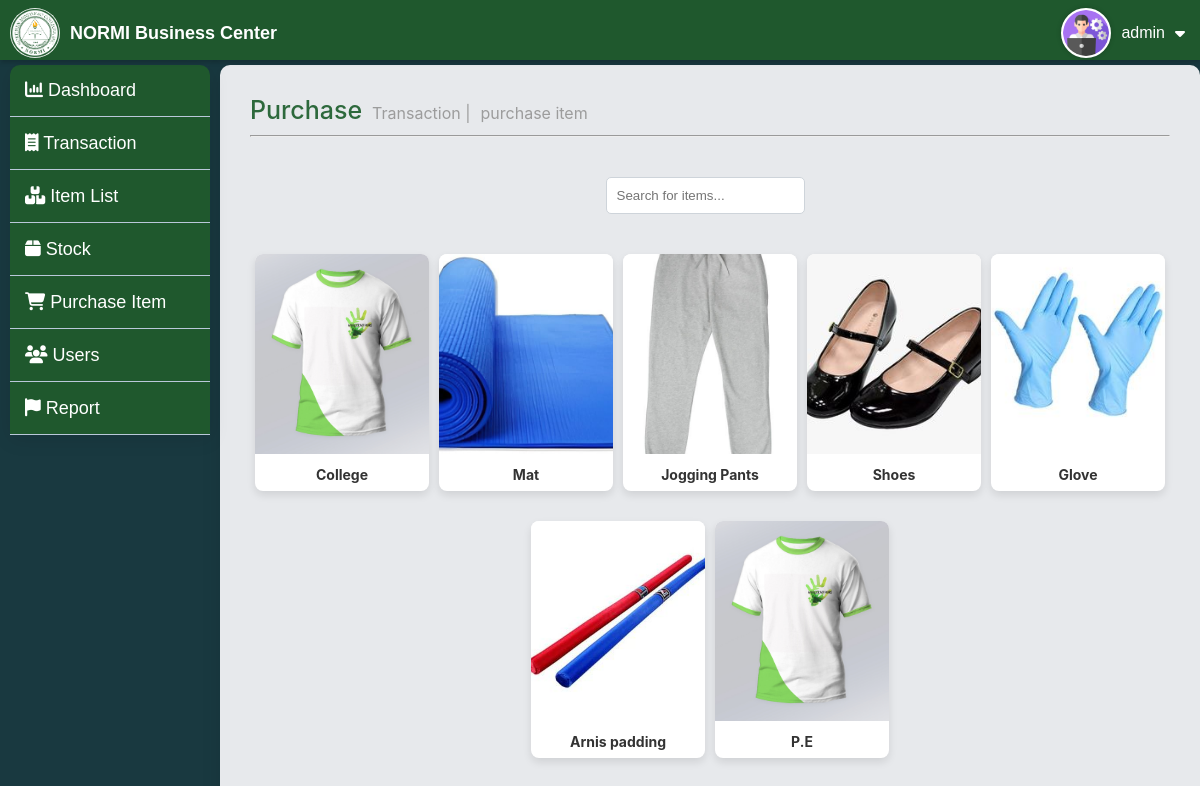
Page /admin/purchases.php (signed in) on the committed database.
### tables this page shows
CREATE TABLE `inventory` (
  `id` int(11) NOT NULL,
  `name` varchar(100) NOT NULL,
  `barcode` varchar(100) NOT NULL,
  `quantity` int(11) NOT NULL,
  `price` decimal(10,2) NOT NULL,
  `item_code` varchar(50) NOT NULL,
  `size` varchar(20) NOT NULL,
  `image` varchar(255) NOT NULL,
  `year_level` varchar(30) NOT NULL,
  `category` varchar(255) NOT NULL,
  `description` varchar(225) NOT NULL
);

### admin/purchases.php (the view, shortened to what this page needs)
<?php
include '../db.php';
try {
    $pdo = new PDO("mysql:host=$host;dbname=$dbname", $username, $password);
    $pdo->setAttribute(PDO::ATTR_ERRMODE, PDO::ERRMODE_EXCEPTION);
} catch (PDOException $e) {
    die("Could not connect to the database: " . $e->getMessage());
}
$query = $pdo->query("SELECT * FROM inventory");
$allProducts = $query->fetchAll(PDO::FETCH_ASSOC);
$groupedProducts = [];
foreach ($allProducts as $product) {
    $name = $product['name'];
    if (!isset($groupedProducts[$name])) {
        $groupedProducts[$name] = $product;
        $groupedProducts[$name]['sizes'] = explode(',', $product['size']);
    } else {
        $additionalSizes = explode(',', $product['size']);
        $groupedProducts[$name]['sizes'] = array_unique(array_merge($groupedProducts[$name]['sizes'], $additionalSizes));
    }
}
?>
<!DOCTYPE html>
<html lang="en">
<head>
    <link rel="stylesheet" href="css/purchases.css">
</head>
<body>
    <?php include_once('navbar.php'); ?>
    <?php include_once('sidebar.php'); ?>
    <div class="container">
        <div class="toplabel">
            <h1>Purchase</h1>
            <p>Transaction | </p>
            <p>purchase item</p>
        </div>
        <hr>
        <div class="container-display">
            <div class="search-bar">
                    <input type="text" id="search" placeholder="Search for items..." onkeyup="filterProducts()">
                </div>
        </div>
        <div class="container-display">
            <?php foreach ($groupedProducts as $index => $product): ?>
                <div class="card" onclick="toggleSizes('<?php echo htmlspecialchars($index); ?>')">
                    <?php
                        $imagePath = '../uploads/' . htmlspecialchars($product['image']);
                        if (!empty($product['image']) && file_exists($imagePath)):
                    ?>
                        <img src="<?php echo $imagePath; ?>" alt="<?php echo htmlspecialchars($product['name']); ?>" onerror="this.onerror=null; this.src='uploads/default.jpg';">
                    <?php else: ?>
                        <img src="uploads/default.jpg" alt="Default Image">
                    <?php endif; ?>
                    <div class="card-title"><?php echo htmlspecialchars($product['name']); ?></div>
                </div>
            <?php endforeach; ?>
        </div>
    </div>
</body>
</html>

### admin/navbar.php (shortened to what this page needs)
<?php
include_once '../db.php';
try {
    $pdo = new PDO("mysql:host=$host;dbname=$dbname", $username, $password);
    $pdo->setAttribute(PDO::ATTR_ERRMODE, PDO::ERRMODE_EXCEPTION);
} catch (PDOException $e) {
    error_log("Database connection error: " . $e->getMessage());
    die("Could not connect to the database. Please try again later.");
}
if (isset($_SESSION['all_username'])) {
    $stmt = $pdo->prepare("SELECT username FROM admins WHERE username = :username");
    $stmt->bindParam(':username', $_SESSION['all_username'], PDO::PARAM_STR);
    $stmt->execute();
    $user = $stmt->fetch(PDO::FETCH_ASSOC);
    if ($user) {
        $username = $user['username'];
    }
}
?>
<!DOCTYPE html>
<html lang="en">
<head>
    <link rel="stylesheet" href="https://cdnjs.cloudflare.com/ajax/libs/font-awesome/6.6.0/css/all.min.css">
    <link rel="stylesheet" href="css/navbar.css">
</head>
<body>
    <nav class="navbar">
        <div class="logo">
            <img src="../img/logohome.png" alt="Logo">
            <h1>NORMI Business Center</h1>
        </div>
        <div class="username">
            <div class="user">
                <div class="userpic">
                <img src="../img/admin.png" alt="User Picture">
                </div>
                <p aria-label="Logged-in Username"><?php echo htmlspecialchars($username); ?></p>
                <i class="fa-solid fa-caret-down" style="color: #fff"></i>
            </div>
        </div>
    </nav>
</body>
</html>

### admin/css/purchases.css (style rules this page uses)
* { box-sizing: border-box; margin: 0; padding: 0; }
body { font-family: Arial, sans-serif; background-color: #193940; }
.navbar { position: fixed; top: 0; left: 0; width: 100%; height: 60px; z-index: 1000; display: flex; flex-wrap: wrap; align-items: center; justify-content: space-between; background-color: #1f582d; padding: 5px 10px; box-shadow: 0 2px 5px rgba(0, 0, 0, 0.2); }
.username { max-width: 300px; cursor: pointer; transition: 0.5ms; }
.user { padding: 3px 5px; display: flex; align-items: center; justify-content: left; max-width: 300px; }
.user p { color: #fff; margin: 0; padding: 0 10px; font-weight: 500; }
.userpic { width: 50px; height: 50px; border-radius: 50%; background-color: white; }
.logo { display: flex; align-items: center; color: #fff; gap: 10px; cursor: pointer; }
.logo > h1 { font-size: 18px; font-weight: bold; }
.logo > img { border-radius: 50%; height: 50px; background-color: #fff; }
.container { margin-top: 65px; margin-left: 220px; background-color: #e7e9ec; border-radius: 10px; box-shadow: 0 4px 20px rgba(0, 0, 0, 0.1); display: flex; flex-direction: column; padding: 30px; height: 2000px; font-family: -apple-system, BlinkMacSystemFont, Segoe UI, Roboto, Helvetica Neue, Arial, sans-serif; }
.toplabel { display: flex; gap: 10px; align-items: baseline; font-family: -apple-system, BlinkMacSystemFont, Segoe UI, Roboto, Helvetica Neue, Arial, sans-serif; }
.toplabel > h1 { font-size: 25px; font-weight: 500; color: #2d693c; margin-bottom: 10px; }
.toplabel > p { color: #9c9c9c; font-weight: 400; }
.container > hr { margin-bottom: 20px; }
.container-display { display: flex; flex-wrap: wrap; gap: 10px; justify-content: center; margin-top: 20px; width: 100%; }
.card { width: calc(20% - 10px); margin-bottom: 20px; border-radius: 8px; background-color: #fff; box-shadow: 0 4px 8px rgba(0, 0, 0, 0.1); overflow: hidden; cursor: pointer; transition: transform 0.3s ease; }
.card img { width: 100%; height: 200px; object-fit: cover; }
.card-title { padding: 8px; font-size: 14px; font-weight: bold; color: #333; text-align: center; }
.search-bar { margin-bottom: 20px; }
.search-bar input[type="text"] { padding: 10px; border: 1px solid #ced4da; border-radius: 5px; width: min-content; }

### admin/css/navbar.css (style rules this page uses)
.navbar { position: fixed; top: 0; left: 0; width: 100%; height: 60px; z-index: 1000; display: flex; flex-wrap: wrap; align-items: center; justify-content: space-between; background-color: #1f582d; padding: 5px 10px; box-shadow: 0 2px 5px rgba(0, 0, 0, 0.2); }
.username { max-width: 300px; cursor: pointer; transition: 0.5ms; }
.user { padding: 3px 5px; display: flex; align-items: center; justify-content: left; max-width: 300px; }
.user p { color: #fff; margin: 0; padding: 0 10px; font-weight: 500; }
.userpic { width: 50px; height: 50px; border-radius: 50%; background-color: white; }
.logo { display: flex; align-items: center; color: #fff; gap: 10px; cursor: pointer; }
.logo > h1 { font-size: 18px; font-weight: bold; }
.logo > img { border-radius: 50%; height: 50px; background-color: #fff; }

### admin/navbar.php (style rules this page uses)
.userpic { width: 50px; height: 50px; border-radius: 50%; background-color: white; overflow: hidden; display: flex; align-items: center; justify-content: center; border: 2px solid #fff; box-shadow: 0 0 5px rgba(0, 0, 0, 0.2); }
.userpic img { width: 100%; height: 100%; object-fit: cover; }

### rows in the picture
inventory: image (picture), name "College"
inventory: image (picture), name "Mat"
inventory: image (picture), name "Jogging Pants"
inventory: image (picture), name "Shoes"
inventory: image+name (picture), name "Glove"
inventory: image (picture), name "Arnis padding"
inventory: image (picture), name "P.E"

### other values in the picture
$username "admin"
